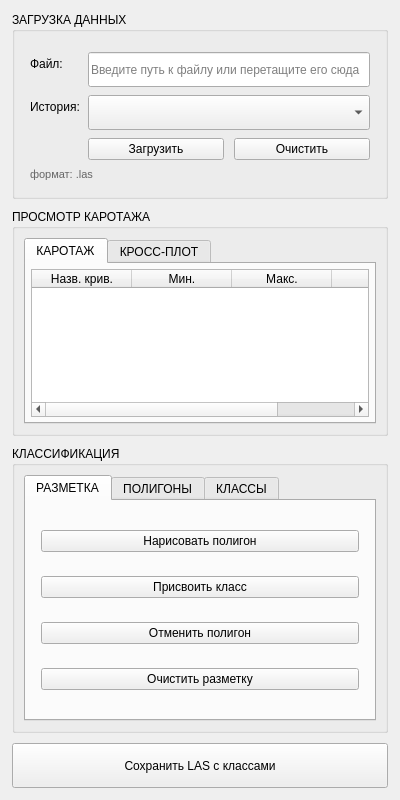
<?xml version="1.0" encoding="UTF-8"?>
<ui version="4.0">
 <class>SettingsWidget</class>
 <widget class="QWidget" name="SettingsWidget">
  <property name="geometry">
   <rect>
    <x>0</x>
    <y>0</y>
    <width>400</width>
    <height>800</height>
   </rect>
  </property>
  <property name="windowTitle">
   <string>Form</string>
  </property>
  <layout class="QVBoxLayout" name="verticalLayout">
   <property name="spacing">
    <number>10</number>
   </property>
   <property name="leftMargin">
    <number>12</number>
   </property>
   <property name="topMargin">
    <number>12</number>
   </property>
   <property name="rightMargin">
    <number>12</number>
   </property>
   <property name="bottomMargin">
    <number>12</number>
   </property>
   <item>
    <widget class="QGroupBox" name="group_load">
     <property name="title">
      <string>ЗАГРУЗКА ДАННЫХ</string>
     </property>
     <layout class="QFormLayout" name="formLayout">
      <property name="spacing">
       <number>8</number>
      </property>
      <property name="leftMargin">
       <number>15</number>
      </property>
      <property name="topMargin">
       <number>20</number>
      </property>
      <property name="rightMargin">
       <number>15</number>
      </property>
      <property name="bottomMargin">
       <number>15</number>
      </property>
      <item row="0" column="0">
       <widget class="QLabel" name="label_file">
        <property name="text">
         <string>Файл:</string>
        </property>
       </widget>
      </item>
      <item row="0" column="1">
       <widget class="QLineEdit" name="lineEdit_file">
        <property name="placeholderText">
         <string>Введите путь к файлу или перетащите его сюда</string>
        </property>
        <property name="minimumSize">
         <size>
          <width>0</width>
          <height>35</height>
         </size>
        </property>
       </widget>
      </item>
      <item row="1" column="0">
       <widget class="QLabel" name="label_history">
        <property name="text">
         <string>История:</string>
        </property>
       </widget>
      </item>
      <item row="1" column="1">
       <widget class="QComboBox" name="comboBox_history">
        <property name="placeholderText">
         <string>Последние файлы</string>
        </property>
        <property name="minimumSize">
         <size>
          <width>0</width>
          <height>35</height>
         </size>
        </property>
       </widget>
      </item>
      <item row="2" column="0">
       <spacer name="verticalSpacer">
        <property name="orientation">
         <enum>Qt::Vertical</enum>
        </property>
        <property name="sizeHint" stdset="0">
         <size>
          <width>20</width>
          <height>40</height>
         </size>
        </property>
       </spacer>
      </item>
      <item row="2" column="1">
       <layout class="QHBoxLayout" name="button_layout">
        <property name="spacing">
         <number>10</number>
        </property>
        <item>
         <widget class="QPushButton" name="pushButton_load">
          <property name="text">
           <string>Загрузить</string>
          </property>
         </widget>
        </item>
        <item>
         <widget class="QPushButton" name="pushButton_clear">
          <property name="text">
           <string>Очистить</string>
          </property>
         </widget>
        </item>
       </layout>
      </item>
      <item row="3" column="0" colspan="2">
       <widget class="QLabel" name="label_format">
        <property name="text">
         <string>&lt;html&gt;&lt;head/&gt;&lt;body&gt;&lt;p&gt;&lt;span style=&quot;color: #666; font-size: 11px;&quot;&gt;формат: .las&lt;/span&gt;&lt;/p&gt;&lt;/body&gt;&lt;/html&gt;</string>
        </property>
       </widget>
      </item>
     </layout>
    </widget>
   </item>
   <item>
    <widget class="QGroupBox" name="group_carotage">
     <property name="title">
      <string>ПРОСМОТР КАРОТАЖА</string>
     </property>
     <layout class="QVBoxLayout" name="verticalLayout_2">
      <item>
       <widget class="QTabWidget" name="tab_widget">
        <property name="maximumSize">
         <size>
          <width>16777215</width>
          <height>300</height>
         </size>
        </property>
        <property name="currentIndex">
         <number>0</number>
        </property>
        <widget class="QWidget" name="tab_curves">
         <attribute name="title">
          <string>КАРОТАЖ</string>
         </attribute>
         <layout class="QVBoxLayout" name="verticalLayout_3">
          <property name="spacing">
           <number>0</number>
          </property>
          <property name="leftMargin">
           <number>5</number>
          </property>
          <property name="topMargin">
           <number>5</number>
          </property>
          <property name="rightMargin">
           <number>5</number>
          </property>
          <property name="bottomMargin">
           <number>5</number>
          </property>
          <item>
           <widget class="QTableWidget" name="tableWidget_curves">
            <property name="editTriggers">
             <set>QAbstractItemView::NoEditTriggers</set>
            </property>
            <property name="alternatingRowColors">
             <bool>true</bool>
            </property>
            <attribute name="horizontalHeaderStretchLastSection">
             <bool>true</bool>
            </attribute>
            <column>
             <property name="text">
              <string>Назв. крив.</string>
             </property>
            </column>
            <column>
             <property name="text">
              <string>Мин.</string>
             </property>
            </column>
            <column>
             <property name="text">
              <string>Макс.</string>
             </property>
            </column>
            <column>
             <property name="text">
              <string>Δ</string>
             </property>
            </column>
           </widget>
          </item>
         </layout>
        </widget>
        <widget class="QWidget" name="tab_crossplot">
         <attribute name="title">
          <string>КРОСС-ПЛОТ</string>
         </attribute>
         <layout class="QVBoxLayout" name="verticalLayout_4">
          <property name="spacing">
           <number>8</number>
          </property>
          <property name="leftMargin">
           <number>15</number>
          </property>
          <property name="topMargin">
           <number>15</number>
          </property>
          <property name="rightMargin">
           <number>15</number>
          </property>
          <property name="bottomMargin">
           <number>15</number>
          </property>
          <item>
           <widget class="QLabel" name="label_xcurve">
            <property name="text">
             <string>&lt;html&gt;&lt;head/&gt;&lt;body&gt;&lt;p&gt;&lt;span style=&quot;color: #666;&quot;&gt;X-кривая&lt;/span&gt;&lt;/p&gt;&lt;/body&gt;&lt;/html&gt;</string>
            </property>
           </widget>
          </item>
          <item>
           <widget class="QComboBox" name="comboBox_xcurve"/>
          </item>
          <item>
           <widget class="QLabel" name="label_ycurve">
            <property name="text">
             <string>&lt;html&gt;&lt;head/&gt;&lt;body&gt;&lt;p&gt;&lt;span style=&quot;color: #666;&quot;&gt;Y-кривая&lt;/span&gt;&lt;/p&gt;&lt;/body&gt;&lt;/html&gt;</string>
            </property>
           </widget>
          </item>
          <item>
           <widget class="QComboBox" name="comboBox_ycurve"/>
          </item>
          <item>
           <widget class="QPushButton" name="pushButton_plot">
            <property name="text">
             <string>Построить кросс-плот</string>
            </property>
           </widget>
          </item>
         </layout>
        </widget>
       </widget>
      </item>
     </layout>
    </widget>
   </item>
   <item>
    <widget class="QGroupBox" name="group_classification">
     <property name="title">
      <string>КЛАССИФИКАЦИЯ</string>
     </property>
     <layout class="QVBoxLayout" name="verticalLayout_5">
      <item>
       <widget class="QTabWidget" name="tab_class">
        <property name="currentIndex">
         <number>0</number>
        </property>
        <widget class="QWidget" name="tab_markup">
         <attribute name="title">
          <string>РАЗМЕТКА</string>
         </attribute>
         <layout class="QVBoxLayout" name="verticalLayout_6">
          <property name="spacing">
           <number>10</number>
          </property>
          <property name="leftMargin">
           <number>15</number>
          </property>
          <property name="topMargin">
           <number>15</number>
          </property>
          <property name="rightMargin">
           <number>15</number>
          </property>
          <property name="bottomMargin">
           <number>15</number>
          </property>
          <item>
           <widget class="QPushButton" name="pushButton_draw_polygon">
            <property name="text">
             <string>Нарисовать полигон</string>
            </property>
           </widget>
          </item>
          <item>
           <widget class="QPushButton" name="pushButton_assign_class">
            <property name="text">
             <string>Присвоить класс</string>
            </property>
           </widget>
          </item>
          <item>
           <widget class="QPushButton" name="pushButton_cancel_polygon">
            <property name="text">
             <string>Отменить полигон</string>
            </property>
           </widget>
          </item>
          <item>
           <widget class="QPushButton" name="pushButton_clear_markup">
            <property name="text">
             <string>Очистить разметку</string>
            </property>
           </widget>
          </item>
         </layout>
        </widget>
        <widget class="QWidget" name="tab_polygons">
         <attribute name="title">
          <string>ПОЛИГОНЫ</string>
         </attribute>
         <layout class="QVBoxLayout" name="verticalLayout_7">
          <property name="spacing">
           <number>10</number>
          </property>
          <property name="leftMargin">
           <number>15</number>
          </property>
          <property name="topMargin">
           <number>15</number>
          </property>
          <property name="rightMargin">
           <number>15</number>
          </property>
          <property name="bottomMargin">
           <number>15</number>
          </property>
          <item>
           <widget class="QTableWidget" name="tableWidget_polygons">
            <property name="editTriggers">
             <set>QAbstractItemView::NoEditTriggers</set>
            </property>
            <property name="alternatingRowColors">
             <bool>true</bool>
            </property>
            <attribute name="horizontalHeaderStretchLastSection">
             <bool>true</bool>
            </attribute>
            <column>
             <property name="text">
              <string>ID</string>
             </property>
            </column>
            <column>
             <property name="text">
              <string>Класс</string>
             </property>
            </column>
            <column>
             <property name="text">
              <string>Точек</string>
             </property>
            </column>
           </widget>
          </item>
          <item>
           <widget class="QPushButton" name="btn_delete_polygon">
            <property name="text">
             <string>Удалить выбранный</string>
            </property>
           </widget>
          </item>
          <item>
           <widget class="QPushButton" name="btn_clear_all_polygons">
            <property name="text">
             <string>Очистить все полигоны</string>
            </property>
           </widget>
          </item>
         </layout>
        </widget>
        <widget class="QWidget" name="tab_classes">
         <attribute name="title">
          <string>КЛАССЫ</string>
         </attribute>
         <layout class="QVBoxLayout" name="verticalLayout_8">
          <property name="spacing">
           <number>10</number>
          </property>
          <property name="leftMargin">
           <number>15</number>
          </property>
          <property name="topMargin">
           <number>15</number>
          </property>
          <property name="rightMargin">
           <number>15</number>
          </property>
          <property name="bottomMargin">
           <number>15</number>
          </property>
          <item>
           <widget class="QTableWidget" name="tableWidget_classes">
            <property name="editTriggers">
             <set>QAbstractItemView::NoEditTriggers</set>
            </property>
            <property name="alternatingRowColors">
             <bool>true</bool>
            </property>
            <attribute name="horizontalHeaderStretchLastSection">
             <bool>true</bool>
            </attribute>
            <column>
             <property name="text">
              <string>ID</string>
             </property>
            </column>
            <column>
             <property name="text">
              <string>Название</string>
             </property>
            </column>
            <column>
             <property name="text">
              <string>Точек</string>
             </property>
            </column>
            <column>
             <property name="text">
              <string>Цвет</string>
             </property>
            </column>
           </widget>
          </item>
          <item>
           <widget class="QPushButton" name="btn_add_class">
            <property name="text">
             <string>Добавить класс</string>
            </property>
           </widget>
          </item>
          <item>
           <widget class="QPushButton" name="btn_del_class">
            <property name="text">
             <string>Удалить выбранный</string>
            </property>
           </widget>
          </item>
         </layout>
        </widget>
       </widget>
      </item>
     </layout>
    </widget>
   </item>
   <item>
    <widget class="QPushButton" name="pushButton_save">
     <property name="text">
      <string>Сохранить LAS с классами</string>
     </property>
     <property name="minimumSize">
      <size>
       <width>0</width>
       <height>45</height>
      </size>
     </property>
    </widget>
   </item>
   <item>
    <spacer name="verticalSpacer_2">
     <property name="orientation">
      <enum>Qt::Vertical</enum>
     </property>
     <property name="sizeHint" stdset="0">
      <size>
       <width>20</width>
       <height>40</height>
      </size>
     </property>
    </spacer>
   </item>
  </layout>
 </widget>
 <resources/>
 <connections/>
</ui>
